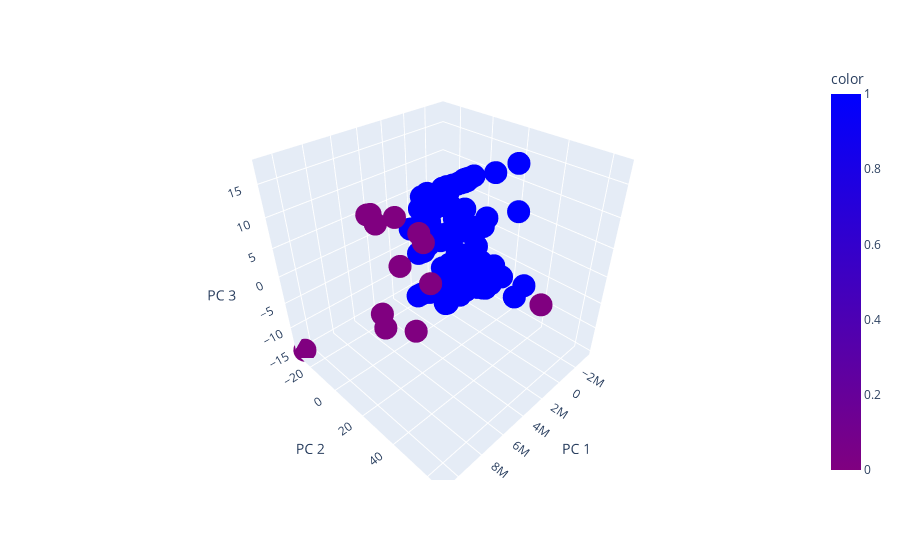

Source (notebook cell):
### Code cell
kmeans = KMeans(n_clusters=2).fit(copy_df)

fig = px.scatter_3d(
    components, x=0, y=1, z=2, color=kmeans.labels_,
    labels={'0': 'PC 1', '1': 'PC 2', '2': 'PC 3'},
    color_continuous_scale=["purple", "blue"]
)
fig.show()

### Figure 1 — Plotly figure (JSON) as saved in the notebook; plotly's stock layout.template omitted (floating-point values rounded to 4 significant figures; data arrays with more than 128 entries replaced by an {"elided": "..."} marker saying what was removed)
{"data": [{"hovertemplate": "PC 1=%{x}<br>PC 2=%{y}<br>PC 3=%{z}<br>color=%{marker.color}<extra></extra>", "legendgroup": "", "marker": {"color": {"elided": "3832 int values"}, "coloraxis": "coloraxis", "symbol": "circle"}, "mode": "markers", "name": "", "scene": "scene", "showlegend": false, "type": "scatter3d", "x": {"elided": "3832 float values"}, "y": {"elided": "3832 float values"}, "z": {"elided": "3832 float values"}}], "layout": {"coloraxis": {"colorbar": {"title": {"text": "color"}}, "colorscale": [[0, "purple"], [1, "blue"]]}, "legend": {"tracegroupgap": 0}, "margin": {"t": 60}, "scene": {"domain": {"x": [0, 1], "y": [0, 1]}, "xaxis": {"title": {"text": "PC 1"}}, "yaxis": {"title": {"text": "PC 2"}}, "zaxis": {"title": {"text": "PC 3"}}}}}
